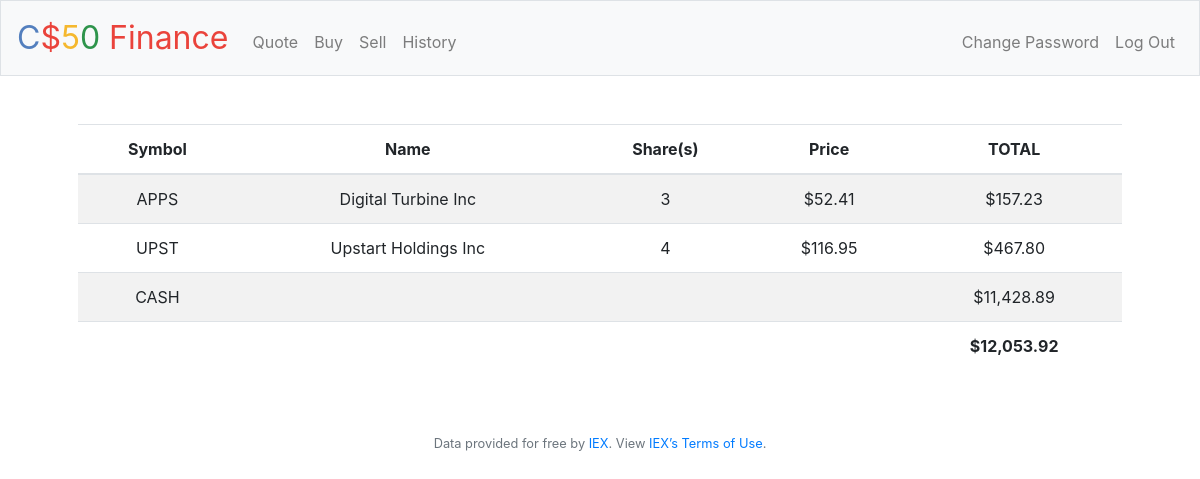
/ (signed in), run on the app's committed database.
### tables this page shows
CREATE TABLE transactions (
 id INTEGER PRIMARY KEY AUTOINCREMENT,
 user_id INTEGER NOT NULL,
 name TEXT NOT NULL,
 shares INTEGER NOT NULL,
 price NUMERIC NOT NULL,
 type TEXT NOT NULL,
 symbol TEXT NOT NULL,
 time TIMESTAMP DEFAULT CURRENT_TIMESTAMP,
 FOREIGN KEY(user_id) REFERENCES users(id)
);

### application.py (the view)
@app.route("/")
@login_required
def index():
    user_id = session["user_id"]
    messages = session.get("messages", None)
    db.execute("DELETE FROM transactions \
                WHERE symbol IN (SELECT symbol FROM transactions \
                WHERE user_id = ? GROUP BY symbol HAVING TOTAL(shares) == 0)", \
                user_id)
    stocks = db.execute("SELECT symbol, name, SUM(shares) as totalShares, price FROM transactions WHERE user_id = ? GROUP BY symbol", user_id)
    cash = db.execute("SELECT cash FROM users WHERE id = ?", user_id)
    cash = cash[0]["cash"]
    total = cash
    for stock in stocks:
        total += stock["price"] * stock["totalShares"]
    session["messages"] = None
    return render_template("index.html", stocks=stocks, cash=usd(cash), total=usd(total), usd_function=usd, messages=messages)

### application.py (called while the page is built)
@app.after_request
def after_request(response):
    response.headers["Cache-Control"] = "no-cache, no-store, must-revalidate"
    response.headers["Expires"] = 0
    response.headers["Pragma"] = "no-cache"
    return response

### helpers.py (called while the page is built)
def login_required(f):
    @wraps(f)
    def decorated_function(*args, **kwargs):
        if session.get("user_id") is None:
            return redirect("/login")
        return f(*args, **kwargs)
    return decorated_function

def usd(value):
    return f"${value:,.2f}"

### templates/index.html (shortened to what this page needs)
{% extends "layout.html" %}
{% block main %}
    <table class="table table-striped">
        <thead>
            <tr>
                <th>Symbol</th>
                <th>Name</th>
                <th>Share(s)</th>
                <th>Price</th>
                <th>TOTAL</th>
            </tr>
        </thead>
        <tbody>
            {% for stock in stocks %}
            <tr>
                <td>{{ stock["symbol"] }}</td>
                <td>{{ stock["name"] }}</td>
                <td>{{ stock["totalShares"] }}</td>
                <td>{{ usd_function(stock["price"]) }}</td>
                <td>{{ usd_function(stock["totalShares"] * stock["price"]) }}</td>
            </tr>
            {% endfor %}
            <tr>
                <td>CASH</td>
                <td colspan="3"></td>
                <td>{{ cash }}</td>
            </tr>
        <tfoot>
            <td colspan="4"></td>
            <td><strong>{{ total }}</strong></td>
        </tfoot>
    </table>
{% endblock %}

### data on the page
transactions: symbol "APPS", name "Digital Turbine Inc", totalShares "3", price "$52.41", totalShares "$157.23"

### other printed values
{{ stock["symbol"] }} "UPST"
{{ stock["name"] }} "Upstart Holdings Inc"
{{ stock["totalShares"] }} "4"
{{ usd_function(stock["price"]) }} "$116.95"
{{ usd_function(stock["totalShares"] * stock["price"]) }} "$467.80"
{{ cash }} "$11,428.89"
{{ total }} "$12,053.92"
